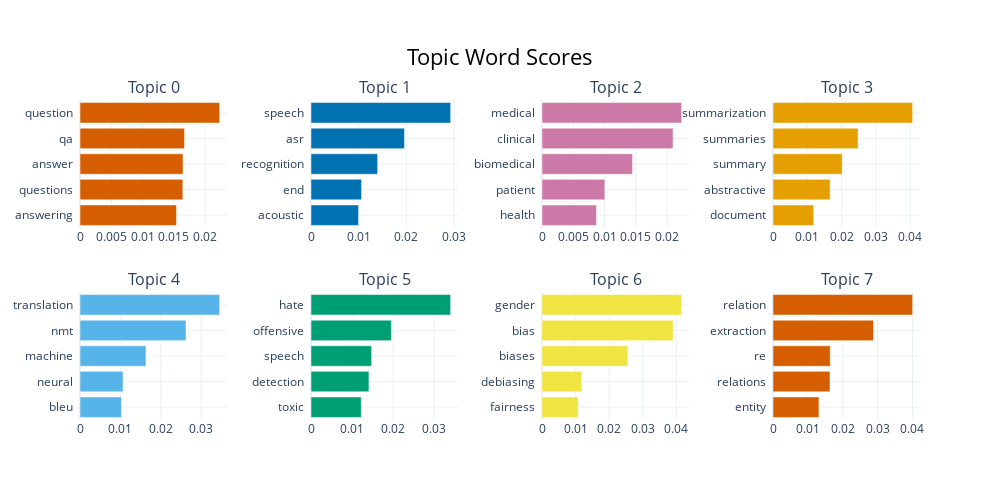

Notebook code cell kept with this figure:
### Code cell
# Visualize each topic, with the frequency of its main keywords
topic_model.visualize_barchart()

### Figure 1 — Plotly figure (JSON) as saved in the notebook; plotly's stock layout.template omitted (floating-point values rounded to 4 significant figures)
{"data": [{"marker": {"color": "#D55E00"}, "orientation": "h", "type": "bar", "x": [0.01544, 0.01645, 0.01648, 0.01672, 0.02234], "xaxis": "x", "y": ["answering  ", "questions  ", "answer  ", "qa  ", "question  "], "yaxis": "y"}, {"marker": {"color": "#0072B2"}, "orientation": "h", "type": "bar", "x": [0.009966, 0.0106, 0.01397, 0.01959, 0.02926], "xaxis": "x2", "y": ["acoustic  ", "end  ", "recognition  ", "asr  ", "speech  "], "yaxis": "y2"}, {"marker": {"color": "#CC79A7"}, "orientation": "h", "type": "bar", "x": [0.008713, 0.01005, 0.01448, 0.02096, 0.02233], "xaxis": "x3", "y": ["health  ", "patient  ", "biomedical  ", "clinical  ", "medical  "], "yaxis": "y3"}, {"marker": {"color": "#E69F00"}, "orientation": "h", "type": "bar", "x": [0.01183, 0.01664, 0.02015, 0.02477, 0.04066], "xaxis": "x4", "y": ["document  ", "abstractive  ", "summary  ", "summaries  ", "summarization  "], "yaxis": "y4"}, {"marker": {"color": "#56B4E9"}, "orientation": "h", "type": "bar", "x": [0.01026, 0.01066, 0.01632, 0.02622, 0.03455], "xaxis": "x5", "y": ["bleu  ", "neural  ", "machine  ", "nmt  ", "translation  "], "yaxis": "y5"}, {"marker": {"color": "#009E73"}, "orientation": "h", "type": "bar", "x": [0.01226, 0.01412, 0.01478, 0.01958, 0.03404], "xaxis": "x6", "y": ["toxic  ", "detection  ", "speech  ", "offensive  ", "hate  "], "yaxis": "y6"}, {"marker": {"color": "#F0E442"}, "orientation": "h", "type": "bar", "x": [0.0108, 0.01187, 0.02559, 0.0391, 0.04161], "xaxis": "x7", "y": ["fairness  ", "debiasing  ", "biases  ", "bias  ", "gender  "], "yaxis": "y7"}, {"marker": {"color": "#D55E00"}, "orientation": "h", "type": "bar", "x": [0.01318, 0.01635, 0.01642, 0.02885, 0.04006], "xaxis": "x8", "y": ["entity  ", "relations  ", "re  ", "extraction  ", "relation  "], "yaxis": "y8"}], "layout": {"annotations": [{"font": {"size": 16}, "showarrow": false, "text": "Topic 0", "x": 0.0875, "xanchor": "center", "xref": "paper", "y": 1, "yanchor": "bottom", "yref": "paper"}, {"font": {"size": 16}, "showarrow": false, "text": "Topic 1", "x": 0.3625, "xanchor": "center", "xref": "paper", "y": 1, "yanchor": "bottom", "yref": "paper"}, {"font": {"size": 16}, "showarrow": false, "text": "Topic 2", "x": 0.6375, "xanchor": "center", "xref": "paper", "y": 1, "yanchor": "bottom", "yref": "paper"}, {"font": {"size": 16}, "showarrow": false, "text": "Topic 3", "x": 0.9125, "xanchor": "center", "xref": "paper", "y": 1, "yanchor": "bottom", "yref": "paper"}, {"font": {"size": 16}, "showarrow": false, "text": "Topic 4", "x": 0.0875, "xanchor": "center", "xref": "paper", "y": 0.4, "yanchor": "bottom", "yref": "paper"}, {"font": {"size": 16}, "showarrow": false, "text": "Topic 5", "x": 0.3625, "xanchor": "center", "xref": "paper", "y": 0.4, "yanchor": "bottom", "yref": "paper"}, {"font": {"size": 16}, "showarrow": false, "text": "Topic 6", "x": 0.6375, "xanchor": "center", "xref": "paper", "y": 0.4, "yanchor": "bottom", "yref": "paper"}, {"font": {"size": 16}, "showarrow": false, "text": "Topic 7", "x": 0.9125, "xanchor": "center", "xref": "paper", "y": 0.4, "yanchor": "bottom", "yref": "paper"}], "height": 500, "hoverlabel": {"bgcolor": "white", "font": {"family": "Rockwell", "size": 16}}, "showlegend": false, "title": {"font": {"color": "Black", "size": 22}, "text": "Topic Word Scores", "x": 0.5, "xanchor": "center", "yanchor": "top"}, "width": 1000, "xaxis": {"anchor": "y", "domain": [0, 0.175], "showgrid": true}, "xaxis2": {"anchor": "y2", "domain": [0.275, 0.45], "showgrid": true}, "xaxis3": {"anchor": "y3", "domain": [0.55, 0.725], "showgrid": true}, "xaxis4": {"anchor": "y4", "domain": [0.825, 1], "showgrid": true}, "xaxis5": {"anchor": "y5", "domain": [0, 0.175], "showgrid": true}, "xaxis6": {"anchor": "y6", "domain": [0.275, 0.45], "showgrid": true}, "xaxis7": {"anchor": "y7", "domain": [0.55, 0.725], "showgrid": true}, "xaxis8": {"anchor": "y8", "domain": [0.825, 1], "showgrid": true}, "yaxis": {"anchor": "x", "domain": [0.6, 1], "showgrid": true}, "yaxis2": {"anchor": "x2", "domain": [0.6, 1], "showgrid": true}, "yaxis3": {"anchor": "x3", "domain": [0.6, 1], "showgrid": true}, "yaxis4": {"anchor": "x4", "domain": [0.6, 1], "showgrid": true}, "yaxis5": {"anchor": "x5", "domain": [0, 0.4], "showgrid": true}, "yaxis6": {"anchor": "x6", "domain": [0, 0.4], "showgrid": true}, "yaxis7": {"anchor": "x7", "domain": [0, 0.4], "showgrid": true}, "yaxis8": {"anchor": "x8", "domain": [0, 0.4], "showgrid": true}}}
